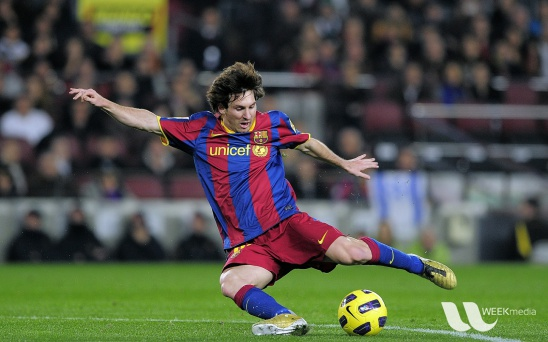
#> input picture 1_canny edge detection/messi5.jpg, 548 x 342 px
$ jupyter execute '1_canny edge detection.ipynb'
#> lines starting #> are read from the running program, lines starting #| are printed output that depends on the picture; after the words box and inside, x2 and y2 are one past the last pixel; in counts of white or black regions, pixels touching at a corner belong together
# Reference
1. https://docs.opencv.org/4.x/da/d22/tutorial_py_canny.html

> The edge A is above the maxVal, so considered as "sure-edge". Although edge C is below maxVal, it is connected to edge A, so that also considered as valid edge and we get that full curve. But edge B, although it is above minVal and is in same region as that of edge C, it is not connected to any "sure-edge", so that is discarded. So it is very important that we have to select minVal and maxVal accordingly to get the correct result.

> This stage also removes small pixels noises on the assumption that edges are long lines.

[cell 1]
import time
import cv2 as cv
print(cv.getVersionString())
from matplotlib import pyplot as plt

imread_start_time = time.time()
img = cv.imread('messi5.jpg', cv.IMREAD_GRAYSCALE)
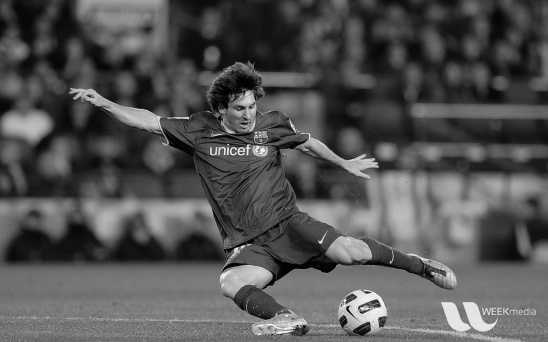
#> img: shape (342, 548); min 0, max 253, mean 83.3
assert img is not None, "file could not be read, check with os.path.exists()"
imread_time_spent = time.time() - imread_start_time
print('imread %.2fms' % (imread_time_spent * 1000))

canny_start_time = time.time()
edges = cv.Canny(img, 100, 200)
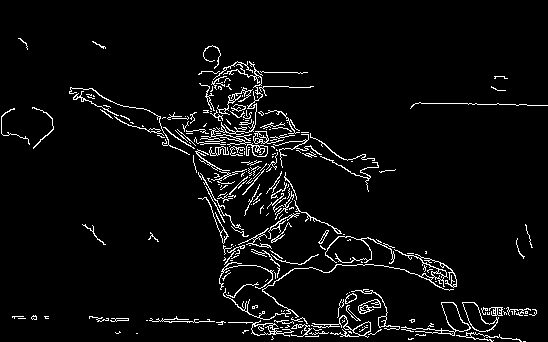
#> edges: shape (342, 548); 4.7% white in thin lines or dots, all inside (x1, y1, x2, y2) = (1, 38, 548, 342)
canny_time_spent = time.time() - canny_start_time
print('canny %.2fms' % (canny_time_spent * 1000))

plt.subplot(1,2,1)
plt.imshow(img, cmap = 'gray')
plt.title('Original Image')
plt.xticks([])
plt.yticks([])

plt.subplot(1,2,2)
plt.imshow(edges, cmap = 'gray')
plt.title('Edge Image')
plt.xticks([])
plt.yticks([])
plt.show()
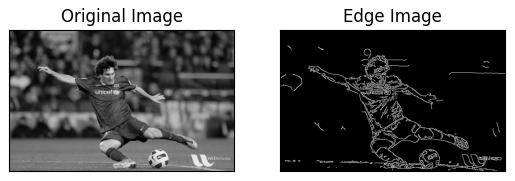
#> figure drawn by matplotlib, 2 panels

[cell 2]
import cv2 as cv
print(cv.getVersionString())
import time

current_min_val = 100
current_max_val = 200

def on_min_val(val):
    global current_min_val
    current_min_val = val
    update_window(
        min_val=current_min_val,
        max_val=current_max_val,
    )

def on_max_val(val):
    global current_max_val
    current_max_val = val
    update_window(
        min_val=current_min_val,
        max_val=current_max_val,
    )

title_window = 'Canny Edge Detection'
cv.namedWindow(title_window)

def calculate_time_spent(func):
    start_time = time.time()
    result = func()
    time_spent = time.time() - start_time
    return result, time_spent

def do_imread(filename):
    img = cv.imread(filename, cv.IMREAD_GRAYSCALE)
    assert img is not None, "file could not be read, check with os.path.exists()"
    return img

def update_window(min_val, max_val):
#> called with min_val = 100, max_val = 200
    img, imread_time_spent = calculate_time_spent(
        lambda: do_imread('messi5.jpg')
    )
#> imread_time_spent = 0.0013

    edges, canny_time_spent = calculate_time_spent(
        lambda: cv.Canny(img, min_val, max_val)
    )
#> canny_time_spent = 0.000703

    font = cv.FONT_HERSHEY_COMPLEX
    cv.putText(edges, 'imread %.2fms' % (imread_time_spent * 1000), (30, 30), font, 0.5, (255, 255, 255), 1)
    cv.putText(edges, 'canny %.2fms' % (canny_time_spent * 1000), (30, 60), font, 0.5, (255, 255, 255), 1)
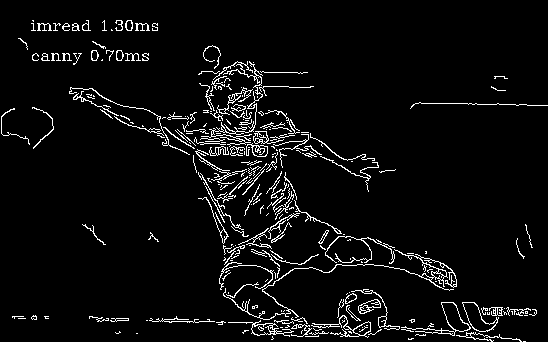
#> edges: shape (342, 548); 5% white in thin lines or dots

    cv.imshow(title_window, edges)

cv.createTrackbar('minVal', title_window, current_min_val, 200, on_min_val)
cv.createTrackbar('maxVal', title_window, current_max_val, 300, on_max_val)

update_window(
    min_val=current_min_val,
    max_val=current_max_val,
)

cv.waitKey()
